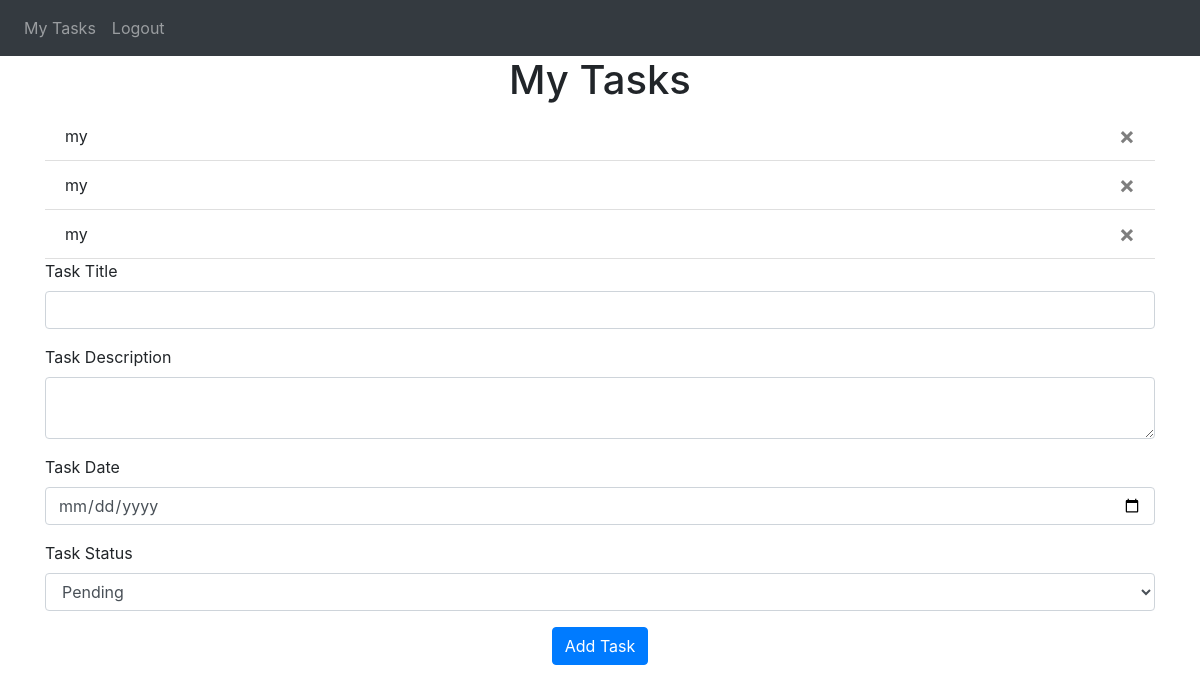
Page / (signed in) on the earlier database version.
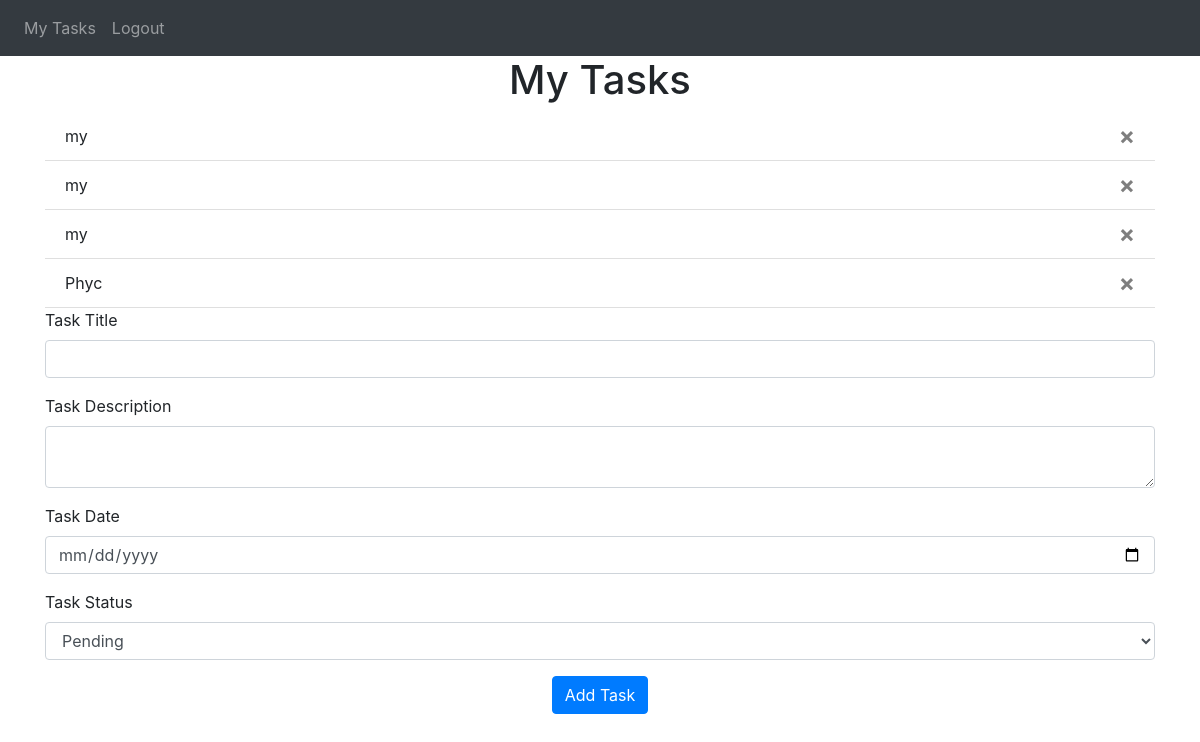
Same page on the later database version.
### website/models.py (models this page shows)
class Task(db.Model):
    taskId = db.Column(db.Integer, primary_key = True)
    taskTitle = db.Column(db.String(250))
    taskDescription = db.Column(db.Text)
    taskDate = db.Column(db.DateTime(timezone=True), default=func.now())
    taskStatus =db.Column(db.Boolean, default=False)
    user_id = db.Column(db.Integer, db.ForeignKey('user.id'))

### website/views.py (the view, shortened to what this page needs)
@views.route('/', methods=['GET', 'POST'])
@login_required
def home():
    return render_template("home.html", user=current_user)

### website/__init__.py (called while the page is built)
def create_app():
    app = Flask(__name__)
    app.config['SECRET_KEY'] = 'hjshjhdjah kjshkjdhjs'
    app.config['SQLALCHEMY_DATABASE_URI'] = f'sqlite:///{DB_NAME}'
    db.init_app(app)
    from .views import views
    from .auth import auth
    app.register_blueprint(views, url_prefix='/')
    app.register_blueprint(auth, url_prefix='/')
    from .models import User, Task
    with app.app_context():
        db.create_all()
    login_manager = LoginManager()
    login_manager.login_view = 'auth.login'
    login_manager.init_app(app)
    @login_manager.user_loader
    def load_user(id):
        return User.query.get(int(id))
    return app

### website/templates/home.html (shortened to what this page needs)
{% extends "base.html" %}
{% block content %}
    <h1 align="center">My Tasks</h1>
    <ul class="list-group list-group-flush" id="tasks">
        {% for task in user.tasks %}
        <li class="list-group-item">
            {{ task.taskDescription }}
            <button type="button" class="close" onClick="deleteTask"({{task.taskId}})>
                <span aria-hidden="true">&times;</span>
            </button>
        </li>
        {% endfor %}
    </ul>
    <form method="POST">
        <div class="form-group">
            <label for="taskTitle">Task Title</label>
            <input type="text" class="form-control" id="taskTitle" name="taskTitle">
        </div>
        <div class="form-group">
            <label for="taskDescription">Task Description</label>
            <textarea class="form-control" id="taskDescription" name="taskDescription"></textarea>
        </div>
        <div class="form-group">
            <label for="taskDate">Task Date</label>
            <input type="date" class="form-control" id="taskDate" name="taskDate">
        </div>
        <div class="form-group">
            <label for="taskStatus">Task Status</label>
            <select class="form-control" id="taskStatus" name="taskStatus">
                <option value="Pending">Pending</option>
            </select>
        </div>
        <div align="center">
            <button type="submit" class="btn btn-primary">Add Task</button>
        </div>
    </form>
{% endblock %}

### website/templates/base.html (shortened to what this page needs)
<!DOCTYPE html>
<html>
  <head>
    <link
      rel="stylesheet"
      href="https://stackpath.bootstrapcdn.com/bootstrap/4.4.1/css/bootstrap.min.css"
    />
    <link
      rel="stylesheet"
      href="https://stackpath.bootstrapcdn.com/font-awesome/4.7.0/css/font-awesome.min.css"
    />
  </head>
  <body>
    <nav class="navbar navbar-expand-lg navbar-dark bg-dark">
      <div class="collapse navbar-collapse" id="navbar">
        <div class="navbar-nav">
          {% if user.is_authenticated %}
          <a class="nav-item nav-link" id="home" href="/">My Tasks</a>
          <a class="nav-item nav-link" id="logout" href="/logout">Logout</a>
          {% else %}
          <a class="nav-item nav-link" id="login" href="/login">Login</a>
          <a class="nav-item nav-link" id="signUp" href="/sign-up">Sign Up</a>
          {% endif %}
        </div>
      </div>
    </nav>
    <div class="container">{% block content %} {% endblock %}</div>
  </body>
</html>

Differences in the rows shown:
added Task: taskDescription "Phyc"
